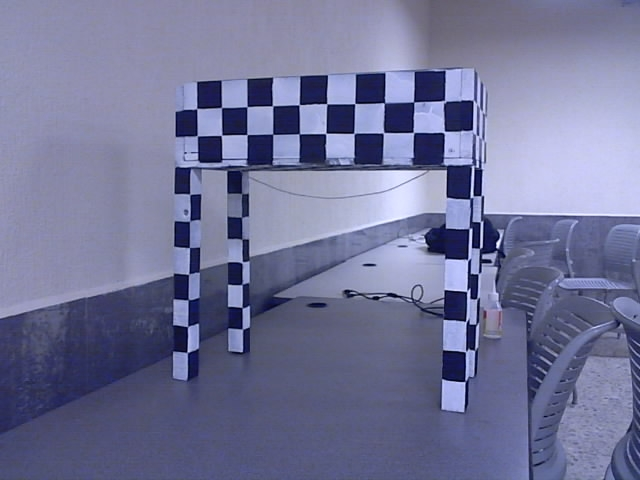
#> input picture image.jpg, 640 x 480 px
$ python rectangles.py   (Python 2 division)   (older library calls are emulated)
#> lines starting #> are read from the running program, lines starting #| are printed output that depends on the picture; after the words box and inside, x2 and y2 are one past the last pixel; in counts of white or black regions, pixels touching at a corner belong together
# Emibas.py
# Here we go...
import cv2
import numpy as np


filename = 'image.jpg'

imgOriginal = cv2.imread(filename)
#> imgOriginal is the input picture: shape (480, 640, 3); mean B, G, R 151.8, 116.4, 113.7

# Here the capture is binarized and filtred
# we also find all Contours and they are stored
# in contours
#
# open to changes
binValue = 50 # parameter for the threshold
##########################################################################################
imGray = cv2.cvtColor(imgOriginal, cv2.COLOR_BGR2GRAY)
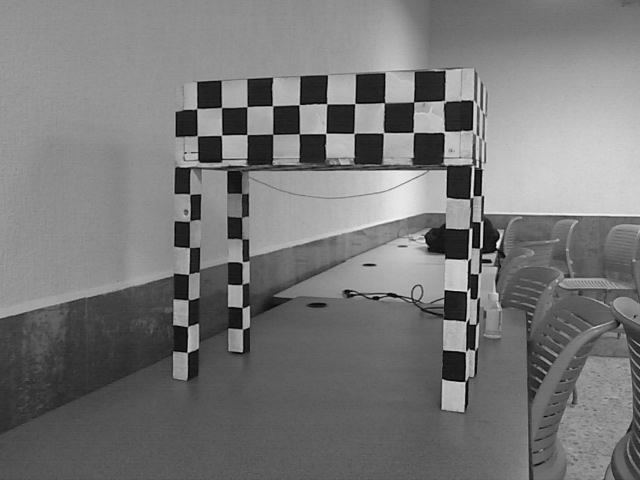
#> imGray: shape (480, 640); min 3, max 248, mean 119.6
imGray = cv2.GaussianBlur(imGray, (3,3), 2)
_, thres1 = cv2.threshold(imGray,binValue,255,cv2.THRESH_BINARY_INV)
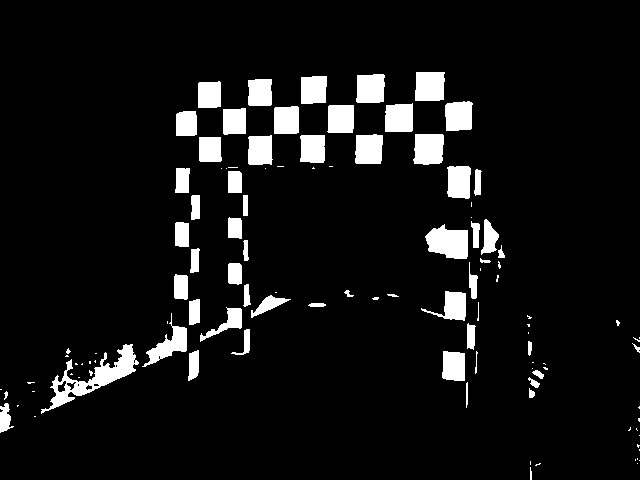
#> thres1: shape (480, 640); 7.5% white; 112 white regions (53 under 20 px), largest, box (x1, y1, x2, y2) and area: (41, 344, 139, 414) 1752, (425, 224, 468, 259) 1088, (413, 134, 444, 165) 860
thres1 = cv2.erode(thres1,np.ones((5,5),np.uint8))
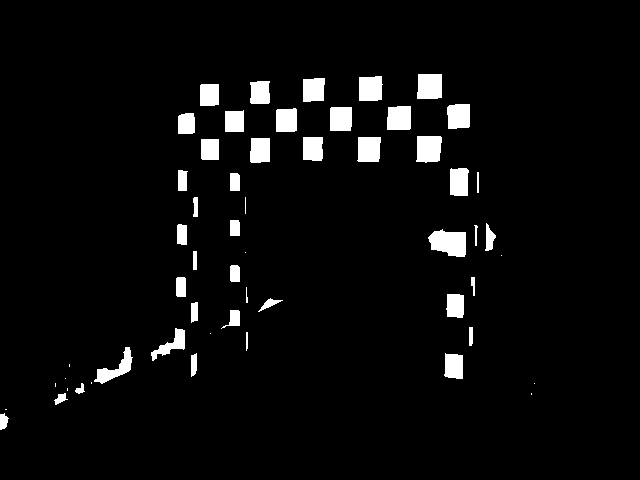
#> thres1: shape (480, 640); 4.4% white; 56 white regions (12 under 20 px)
image, contours, hierarchy = cv2.findContours(thres1,cv2.RETR_TREE,cv2.CHAIN_APPROX_NONE)
#> contours = 56 contours, 14 with area under 20; largest, box (x1, y1, x2, y2) and area: (428, 229, 466, 257) 736, (416, 136, 442, 163) 574, (417, 74, 442, 99) 555, (359, 76, 383, 101) 510, (387, 106, 411, 130) 510
#cv2.imshow('-',imGray)
##########################################################################################

total = len(contours)
#> total = 56
allSquares = []

# Here we analized contours and obtain rectangles
for cnt in range(0,total):
	area = cv2.contourArea(contours[cnt])
	x,y,w,h = cv2.boundingRect(contours[cnt])
	rect_area = w*h
	extent = float(area)/rect_area
	if (extent >= 0.8):   # tolerance
		img = cv2.drawContours(imgOriginal, contours, cnt, (0,255,0), 2)
		allSquares.insert(0,contours[cnt])
#> this loop made 56 passes
#> (area, x, y, w, h, rect_area, extent) on passes 1, 4, 7, 12, 13, 14, 17, 18, 19, 20, 21, 22: (87.5, 0, 413, 9, 17, 153, 0.572), (67.5, 54, 393, 14, 12, 168, 0.402), (42, 75, 383, 10, 11, 110, 0.382), (393, 444, 353, 19, 26, 494, 0.796), (97, 191, 353, 6, 24, 144, 0.674), (443, 94, 347, 39, 37, 1443, 0.307), (353.5, 151, 328, 34, 33, 1122, 0.315), (52.5, 469, 327, 4, 19, 76, 0.691), (141.5, 221, 310, 19, 19, 361, 0.392), (107.5, 191, 302, 7, 21, 147, 0.731), (90, 258, 298, 25, 14, 350, 0.257), (354.5, 446, 294, 18, 24, 432, 0.821)
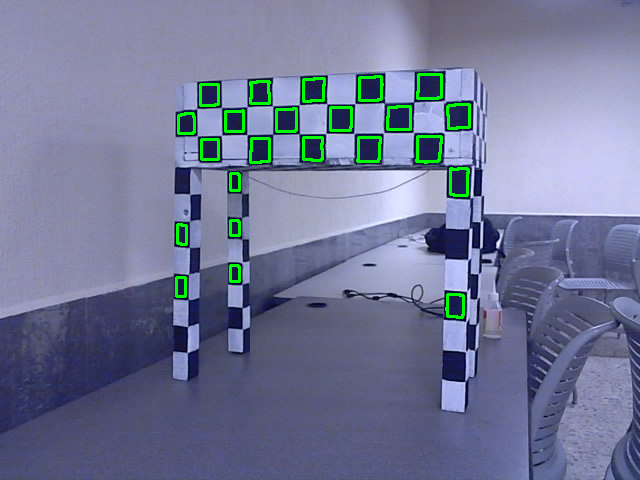
#> imgOriginal: shape (480, 640, 3); 1.73% of pixels changed, all inside (x1, y1, x2, y2) = (175, 73, 471, 319)
#> after the loop, allSquares = 23 contours; largest, box (x1, y1, x2, y2) and area: (416, 136, 442, 163) 574, (417, 74, 442, 99) 555, (359, 76, 383, 101) 510, (387, 106, 411, 130) 510, (357, 137, 381, 162) 508


total = len(allSquares)
#> total = 23
print total
#| 23
linedSquares = []
index = 0

######### VERTICAL SQUARES ##################
""" all vertical aligned squares are stored in linedSquares
# criteria of comparaison is the center of rectangle
upper left coodenates are stored in lined squares as subArrays """
for i in range(0,total):
	xi,yi,wi,hi = cv2.boundingRect(allSquares[i])
	centeri = (xi + wi) / 2   # getting 1st center
	foundOthers = False
	for j in range(i+1,total):
		xj,yj,wj,hj = cv2.boundingRect(allSquares[j])
		centerj = (xj + wj)/2 	# finding 2nd center
		if abs(centerj - centeri) < 5:
			# if already in list do not insert
			if (linedSquares.count([xj,yj])) < 1:
				linedSquares.insert(0,[xj,yj])
				index = index + 1
				foundOthers = True
	if foundOthers: # inserting the first one that found others
		linedSquares.insert(0,[xi,yi])
		index = index + 1
#> this loop made 23 passes
#> (xi, yi, wi, hi, centeri) on passes 1 to 12: (417, 74, 25, 25, 221), (359, 76, 24, 25, 191), (303, 78, 22, 24, 162), (250, 81, 20, 23, 135), (200, 84, 19, 22, 109), (447, 104, 23, 25, 235), (387, 106, 24, 24, 205), (330, 107, 22, 24, 176), (276, 108, 21, 24, 148), (225, 110, 19, 22, 122), (178, 113, 17, 21, 97), (416, 136, 26, 27, 221)
#> after the loop, index = 20; linedSquares = [[178, 113], [176, 277], [177, 224], [225, 110], [230, 265], [230, 220], [230, 173], [447, 104], [446, 294], [450, 168], [200, 84], [201, 139], [250, 81], [250, 138], [303, 78], [303, 137], [359, 76], [357, 137], [417, 74], [416, 136]]

# showing squares
for i in range(0,index):
	x = linedSquares[i][0]
	y = linedSquares[i][1]
	img = cv2.circle(img,(x,y), 5 , (0,0,255),-1)
#> this loop made 20 passes
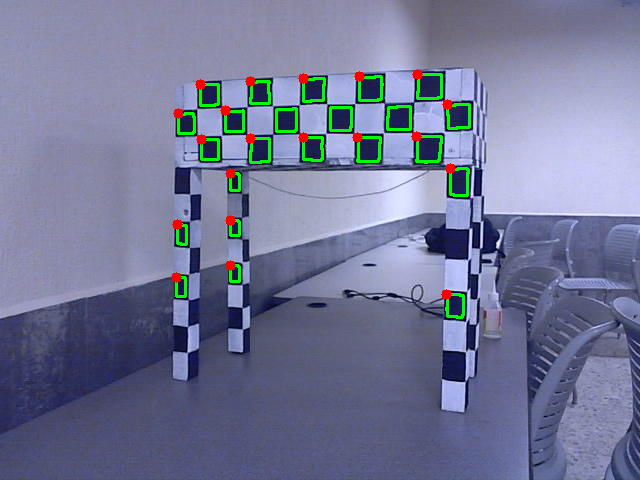
#> img: shape (480, 640, 3); mean B, G, R 150.1, 119.6, 114.3

cv2.imshow('o',img)
cv2.waitKey(0)
print linedSquares
#> (printed output is left out)
print index
#| 20
print len(linedSquares)
#| 20
print ''
cv2.destroyAllWindows()
